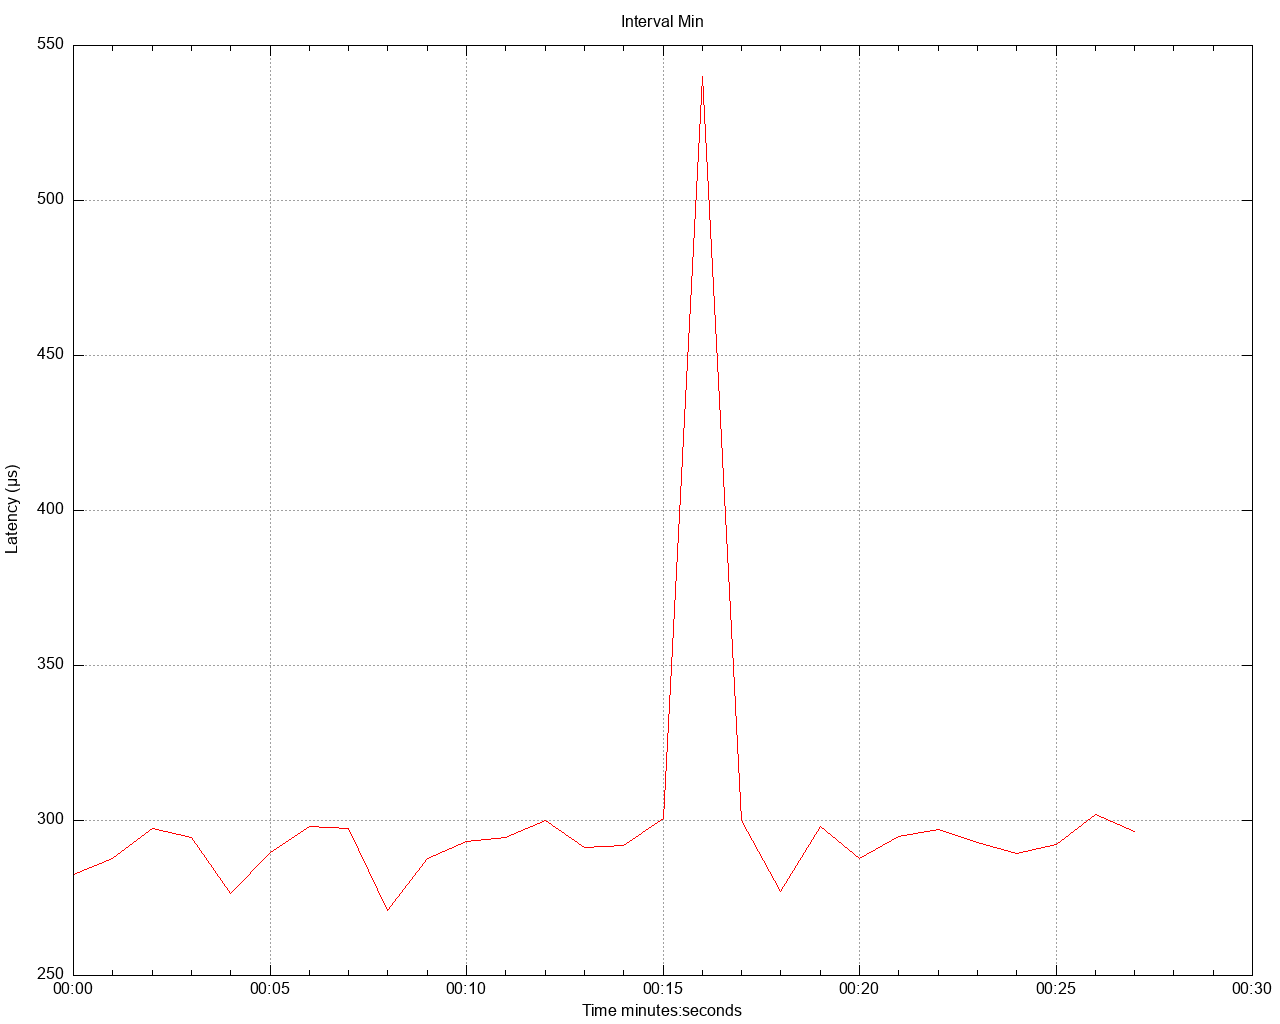

The script that saved this image:
set title 'Interval Min' noenhanced
set style data lines
set datafile separator ","
set terminal png size 1280,1024
set grid
set key below
set xdata time
set timefmt "%s"
offset = 0
t0(x)=(offset=($0==0) ? x : offset, x - offset)
set xlabel 'Time minutes:seconds'
set ylabel 'Latency (μs)'
set output '/Users/gbarnett/git/hazelcast-simulator/atomiclong-3node-member/atomicreference/latency/latency_interval_min_fourKbWrite.png'
plot \
   '/Users/gbarnett/git/hazelcast-simulator/atomiclong-3node-member/atomicreference/data/latency_interval_min_fourKbWrite_1.data' using (t0(timecolumn(1))):2 title "" lt rgb "red", \
